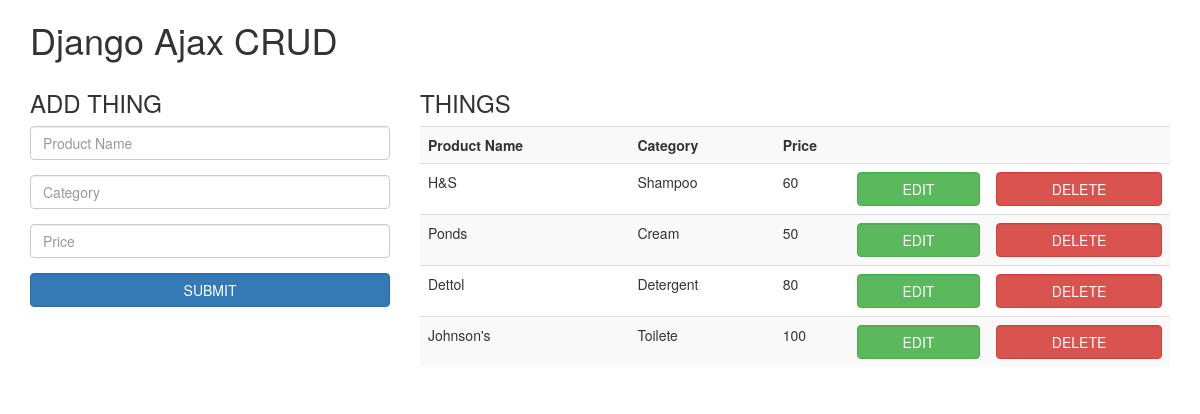
The app's page /crud with its own data.
### modelform/models.py (models this page shows, shortened)
class Product(models.Model):
    productname = models.CharField(max_length=20)
    category = models.CharField(max_length=20)
    price = models.IntegerField()
    created = models.DateTimeField(auto_now_add=True)
    class Meta:
        ordering = ['created']
    class Meta:
        db_table = "My_Product"

### modelform/views.py (the view)
# urls.py: path('crud', views.CrudView.as_view(), name="crud_with_ajax"),
class CrudView(ListView):
    model = Product
    template_name = 'modelform/crud.html'
    context_object_name = 'things'

### modelform/templates/modelform/crud.html (shortened to what this page needs)
{% extends 'basic.html' %}
{% block content %}
<div class="container">
    <h1>Django Ajax CRUD</h1>
    <div class="row">
      <div class="col-md-4 ">
        <h3>ADD THING</h3>
        <form id="addThing" action="">
          <div class="form-group">
            <input class="form-control" type="text" name="name" placeholder="Product Name" required>
          </div>
          <div class="form-group">
            <input class="form-control" type="text" name="category" placeholder="Category" required>
          </div>
          <div class="form-group">
            <input class="form-control" type="number" name="price" min="10" max="100" placeholder="Price" required>
          </div>
          <button class="btn btn-primary form-control" type="submit">SUBMIT</button>
        </form>
      </div>
      <div class="col-md-8">
        <h3>THINGS</h3>
        <table id="thingTable" class="table table-striped">
          <tr>
            <th>Product Name</th>
            <th>Category</th>
            <th colspan="3">Price</th>
          </tr>
          {% if things %}
          {% for thing in things %}
          <tr id="thing-{{thing.id}}">
              <td class="thingName thingData" name="name">{{thing.productname}}</td>
              <td class="thingCategory thingData" name="category">{{thing.category}}</td>
              <td class="thingPrice thingData" name="price">{{thing.price}}</td>
              <td align="center">
                  <button class="btn btn-success form-control" onClick="editThing({{thing.id}})" data-toggle="modal" data-target="#myModal")">EDIT</button>
              </td>
              <td align="center">
                  <button class="btn btn-danger form-control" onClick="deleteThing({{thing.id}})">DELETE</button>
              </td>
          </tr>
          {% endfor %}
          {% else %}
            No things
          {% endif %}
        </table>
      </div>
    </div>
  </div>
{% endblock content %}

### records on screen
Product: productname "H&S", category "Shampoo", price "60"
Product: productname "Ponds", category "Cream", price "50"
Product: productname "Dettol", category "Detergent", price "80"
Product: productname "Johnson's", category "Toilete", price "100"
